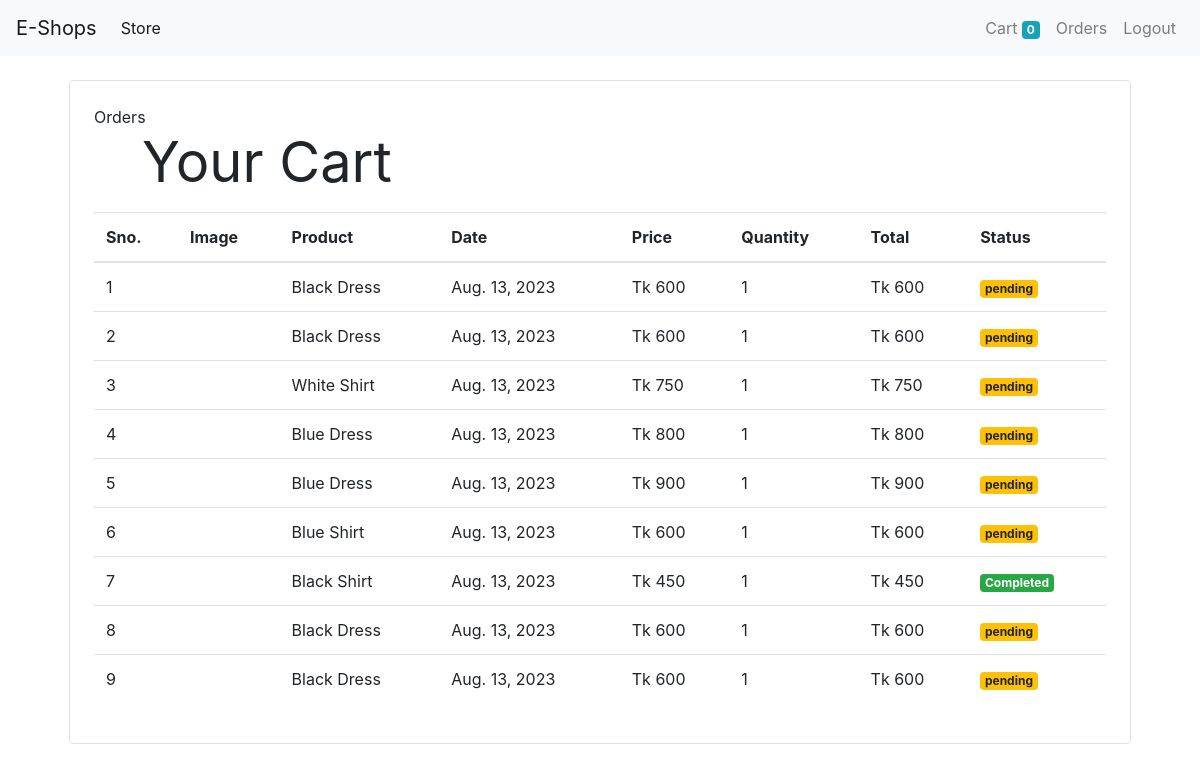
Screenshot of /orders (signed in) with the database file from the repository.
### store/models/orders.py (models this page shows, shortened)
class Order(models.Model):
    product = models.ForeignKey(Product, on_delete=models.CASCADE)
    customer = models.ForeignKey(Customer, on_delete=models.CASCADE)
    quantity = models.IntegerField(default=1)
    price = models.IntegerField()
    address = models.CharField(max_length=100, default='', blank=True)
    phone = models.CharField(max_length=50, default='', blank=True)
    date = models.DateField(default=datetime.datetime.today)
    status = models.BooleanField(default=False)
    @staticmethod
    def get_orders_by_customer(customer_id):
        return Order.objects.filter(customer = customer_id).order_by('-date')

### store/models/product.py (models this page shows, shortened)
class Product(models.Model):
    Name = models.CharField(max_length=50)
    Price = models.IntegerField(default=0)
    Category = models.ForeignKey(Category, on_delete=models.CASCADE, default=1)
    Description = models.CharField(max_length=200, default='', null=True, blank=True)
    Image = models.ImageField(upload_to='uploads/products/')

### store/middlewares/auth.py (the view)
    def middleware(request):
        print(request.session.get('customer'))
        returnUrl= request.META['PATH_INFO']
        print(request.META['PATH_INFO'])
        if not request.session.get('customer'):
            return redirect(f'login?return_url={returnUrl}')
        response = get_response(request)
        return response

### store/templatetags/custom_filter.py (called while the page is built)
@register.filter(name="currency")
def currency(number):
    return "Tk " + str(number)

@register.filter(name="multiply")
def multiply(number, number1):
    return number * number1

### store/views/orders.py (called while the page is built)
    def get(self, request):
        customer = request.session.get('customer')
        orders = Order.get_orders_by_customer(customer)
        print(orders)
        return render(request, 'orders.html', {'orders': orders})

### store/templates/orders.html
{% extends "base.html" %}
{% block content%}
{% load card %}
{% load custom_filter %}
<div class="container">
    <div class="border rounded p-4 m-4">Orders
        <p class="display-4 pl-4 ml-4"><b>Your Cart</b></p>
        <table class="table">
            <thead>
                <tr>
                    <th>Sno.</th>
                    <th>Image</th>
                    <th>Product</th>
                    <th>Date</th>
                    <th>Price</th>
                    <th>Quantity</th>
                    <th>Total</th>
                    <th>Status</th>
                </tr>
            </thead>
            <tbody>
                {% for order in orders %}
                <tr>
                    <td>{{forloop.counter}}</td>
                    <td><img style="height: 50px;" class="rounded-circle" src="{{order.product.Image.url}}" alt=""></td>
                    <td>{{order.product.Name}}</td>
                    <td>{{order.date}}</td>
                    <td>{{order.price|currency}}</td>
                    <td>{{order.quantity}}</td>
                    <td>{{order.quantity|multiply:order.price|currency}}</td>
                    {% if order.status %}
                    <td><small class="badge badge-success">Completed</small></td>
                    {% else %}
                    <td><small class="badge badge-warning">pending</small></td>
                    {% endif %}
                </tr>
                {% endfor %}
            </tbody>
        </table>
    </div>
</div>
{% endblock %}

### store/templates/base.html (shortened to what this page needs)
<!doctype html>
<html lang="en">
<head>
    <link rel="stylesheet" href="https://cdn.jsdelivr.net/npm/bootstrap@4.0.0/dist/css/bootstrap.min.css"
>
</head>
<body>
    <nav class="navbar navbar-expand-lg navbar-light bg-light">
        <a class="navbar-brand" href="/">E-Shops</a>
        <div class="collapse navbar-collapse" id="navbarSupportedContent">
            <ul class="navbar-nav mr-auto">
                <li class="nav-item active">
                    <a class="nav-link" href="/">Store <span class="sr-only">(current)</span></a>
                </li>
            </ul>
            <ul class="navbar-nav my-2 my-lg-0">
                <li class="nav-item ">
                    <a class="nav-link" href="/cart">Cart
                        <span class="badge badge-info">{{request.session.cart.keys|length}}</span>
                        <span class="sr-only">(current)</span></a>
                </li>
                {% if request.session.customer %}
                <li class="nav-item ">
                    <a class="nav-link" href="/orders">Orders <span class="sr-only">(current)</span></a>
                </li>
                <li class="nav-item ">
                    <a class="nav-link" href="/logout">Logout <span class="sr-only">(current)</span></a>
                </li>
                {% endif %}
            </ul>
        </div>
    </nav>
    {% block content %} {% endblock %}
</body>
</html>

### rows the page displays
Order: product.Name "Black Dress", date "Aug. 13, 2023", price "Tk 600", quantity "1", quantity|multiply "Tk 600", status "pending"
Order: product.Name "Black Dress", date "Aug. 13, 2023", price "Tk 600", quantity "1", quantity|multiply "Tk 600", status "pending"
Order: product.Name "White Shirt", date "Aug. 13, 2023", price "Tk 750", quantity "1", quantity|multiply "Tk 750", status "pending"
Order: product.Name "Blue Dress", date "Aug. 13, 2023", price "Tk 800", quantity "1", quantity|multiply "Tk 800", status "pending"
Order: product.Name "Blue Dress", date "Aug. 13, 2023", price "Tk 900", quantity "1", quantity|multiply "Tk 900", status "pending"
Order: product.Name "Blue Shirt", date "Aug. 13, 2023", price "Tk 600", quantity "1", quantity|multiply "Tk 600", status "pending"
Order: product.Name "Black Shirt", date "Aug. 13, 2023", price "Tk 450", quantity "1", quantity|multiply "Tk 450", status "Completed"
Order: product.Name "Black Dress", date "Aug. 13, 2023", price "Tk 600", quantity "1", quantity|multiply "Tk 600", status "pending"
Order: product.Name "Black Dress", date "Aug. 13, 2023", price "Tk 600", quantity "1", quantity|multiply "Tk 600", status "pending"

### other values shown
{{ request.session.cart.keys|length }} "0"
